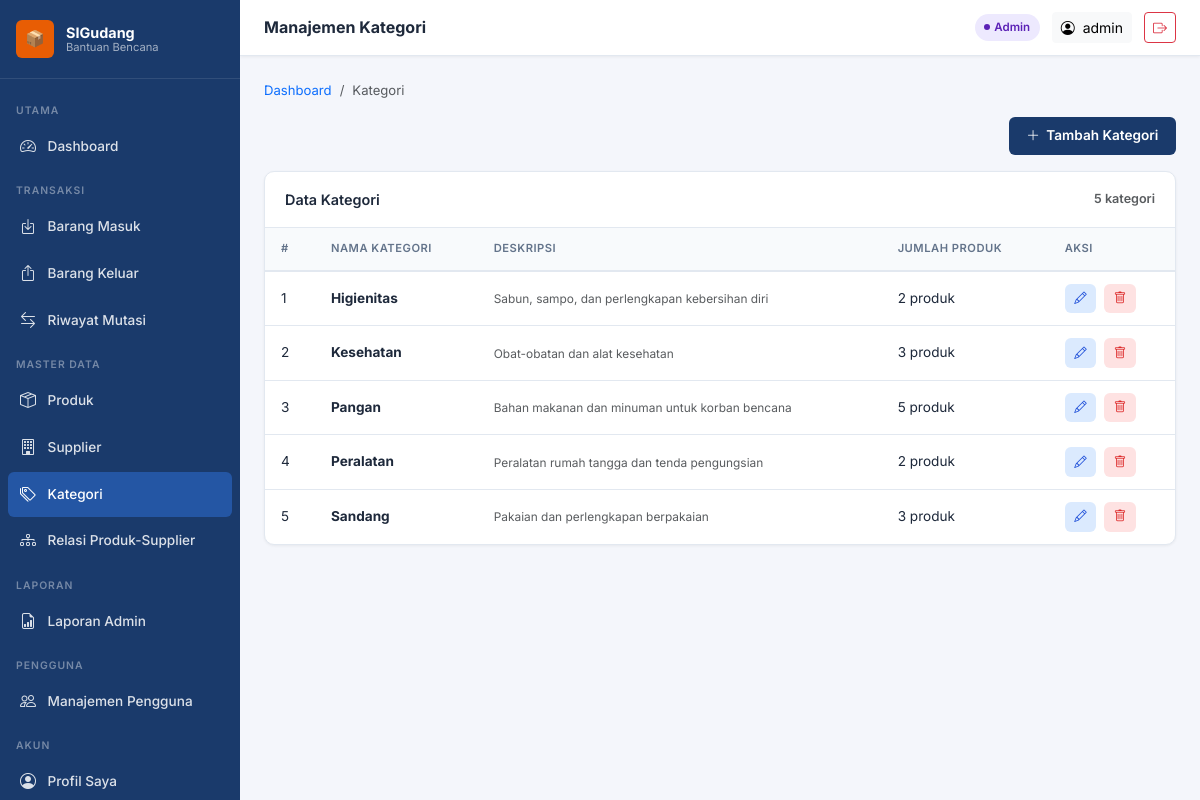
The app's page /admin/kategori.php (signed in) with its own data.
### tables this page shows
CREATE TABLE `categories` (
  `id`          INT UNSIGNED NOT NULL AUTO_INCREMENT,
  `name`        VARCHAR(100) NOT NULL,
  `description` TEXT                  DEFAULT NULL,
  `created_at`  DATETIME     NOT NULL DEFAULT CURRENT_TIMESTAMP,
  PRIMARY KEY (`id`),
  UNIQUE KEY `uq_cat_name` (`name`)
);

### helpers/functions.php (called while the page is built, shortened)
<?php
function e(string $str): string {
    return htmlspecialchars($str, ENT_QUOTES | ENT_HTML5, 'UTF-8');
}

### admin/kategori.php (the view, shortened to what this page needs)
<?php
require_once dirname(__DIR__) . '/helpers/functions.php';
$db = getDB();
$rows = $db->query("SELECT c.*, COUNT(p.id) AS jumlah_produk FROM categories c LEFT JOIN products p ON p.category_id=c.id GROUP BY c.id ORDER BY c.name")->fetchAll();
include dirname(__DIR__) . '/views/partials/header_admin.php';
?>
<nav class="breadcrumb-bar"><ol class="breadcrumb"><li class="breadcrumb-item"><a href="<?= BASE_URL ?>/admin/dashboard.php">Dashboard</a></li><li class="breadcrumb-item active">Kategori</li></ol></nav>
<div class="d-flex justify-content-between mb-3">
  <button class="btn-primary-custom" data-bs-toggle="modal" data-bs-target="#modalKat" onclick="resetKat()"><i class="bi bi-plus-lg"></i> Tambah Kategori</button>
</div>
<div class="card-panel">
  <div class="card-panel-header"><span>Data Kategori</span><small class="text-muted"><?= count($rows) ?> kategori</small></div>
  <table class="table-modern w-100">
    <thead><tr><th>#</th><th>Nama Kategori</th><th>Deskripsi</th><th>Jumlah Produk</th><th>Aksi</th></tr></thead>
    <tbody>
      <?php if (empty($rows)): ?>
        <tr><td colspan="5" class="empty-state"><span class="empty-icon">🏷️</span>Belum ada kategori</td></tr>
      <?php else: ?>
        <?php foreach ($rows as $i=>$r): ?>
        <tr>
          <td><?= $i+1 ?></td>
          <td><strong><?= e($r['name']) ?></strong></td>
          <td class="text-muted small"><?= e($r['description'] ?: '-') ?></td>
          <td><?= $r['jumlah_produk'] ?> produk</td>
          <td>
            <button class="btn-sm-action btn-edit me-1" onclick="editKat(<?= htmlspecialchars(json_encode($r)) ?>)"><i class="bi bi-pencil"></i></button>
            <form method="POST" class="d-inline" onsubmit="return confirm('Hapus kategori ini?')">
              <button type="submit" class="btn-sm-action btn-delete" <?= $r['jumlah_produk']>0?'disabled title="Ada produk"':'' ?>><i class="bi bi-trash"></i></button>
            </form>
          </td>
        </tr>
        <?php endforeach; ?>
      <?php endif; ?>
    </tbody>
  </table>
</div>
<?php include dirname(__DIR__) . '/views/partials/footer_admin.php'; ?>

### assets/css/style.css (style rules this page uses)
:root { --primary: #1a3a6b; --primary-dark: #122a52; --primary-light: #2456a4; --accent: #e85d04; --accent-light: #ff6b08; --success: #0fa86a; --danger: #dc3545; --warning: #ffc107; --info: #0dcaf0; --sidebar-bg: #1a3a6b; --sidebar-text: rgba(255,255,255,0.85); --sidebar-hover: rgba(255,255,255,0.12); --sidebar-active:#2456a4; --body-bg: #f4f6fb; --card-bg: #ffffff; --border-color: #e2e8f0; --text-primary: #1e293b; --text-secondary:#64748b; --text-muted: #94a3b8; --shadow-sm: 0 1px 3px rgba(0,0,0,0.06); --shadow-md: 0 4px 16px rgba(0,0,0,0.08); --shadow-lg: 0 8px 32px rgba(0,0,0,0.12); --radius-sm: 6px; --radius-md: 10px; --radius-lg: 16px; --transition: all 0.2s ease; }
*, *::before, *::after { box-sizing: border-box; }
body { font-family: 'Inter', sans-serif; background: var(--body-bg); color: var(--text-primary); font-size: 0.9rem; line-height: 1.6; margin: 0; }
a { text-decoration: none; transition: var(--transition); }
.card-panel { background: var(--card-bg); border-radius: var(--radius-md); box-shadow: var(--shadow-sm); border: 1px solid var(--border-color); }
.card-panel-header { padding: 1rem 1.25rem; border-bottom: 1px solid var(--border-color); display: flex; align-items: center; justify-content: space-between; font-weight: 600; font-size: 0.9rem; color: var(--text-primary); }
.table-modern { width: 100%; border-collapse: collapse; font-size: 0.85rem; }
.table-modern thead tr { background: #f8fafc; border-bottom: 2px solid var(--border-color); }
.table-modern th { padding: 0.75rem 1rem; font-weight: 600; color: var(--text-secondary); text-transform: uppercase; font-size: 0.7rem; letter-spacing: 0.5px; white-space: nowrap; }
.table-modern td { padding: 0.75rem 1rem; border-bottom: 1px solid var(--border-color); vertical-align: middle; }
.table-modern tbody tr:last-child td { border-bottom: none; }
.btn-primary-custom { background: var(--primary); color: #fff; border: none; padding: 0.5rem 1.1rem; border-radius: var(--radius-sm); font-size: 0.85rem; font-weight: 600; display: inline-flex; align-items: center; gap: 0.4rem; cursor: pointer; transition: var(--transition); }
.btn-sm-action { padding: 0.3rem 0.6rem; font-size: 0.78rem; border-radius: var(--radius-sm); border: none; cursor: pointer; transition: var(--transition); display: inline-flex; align-items: center; gap: 3px; }
.btn-edit { background: #dbeafe; color: #1d4ed8; }
.btn-delete { background: #fee2e2; color: #dc2626; }
.breadcrumb-bar { background: none; padding: 0; margin-bottom: 1rem; }
.breadcrumb-bar .breadcrumb-item { font-size: 0.82rem; }

### records on screen
categories: name "Higienitas", description "Sabun, sampo, dan perlengkapan kebersihan diri", jumlah_produk "2"
categories: name "Kesehatan", description "Obat-obatan dan alat kesehatan", jumlah_produk "3"
categories: name "Pangan", description "Bahan makanan dan minuman untuk korban bencana", jumlah_produk "5"
categories: name "Peralatan", description "Peralatan rumah tangga dan tenda pengungsian", jumlah_produk "2"
categories: name "Sandang", description "Pakaian dan perlengkapan berpakaian", jumlah_produk "3"

### other values on screen
$pageTitle "Manajemen Kategori"
$role "Admin"
$u['username'] "admin"
count($rows) "5"
